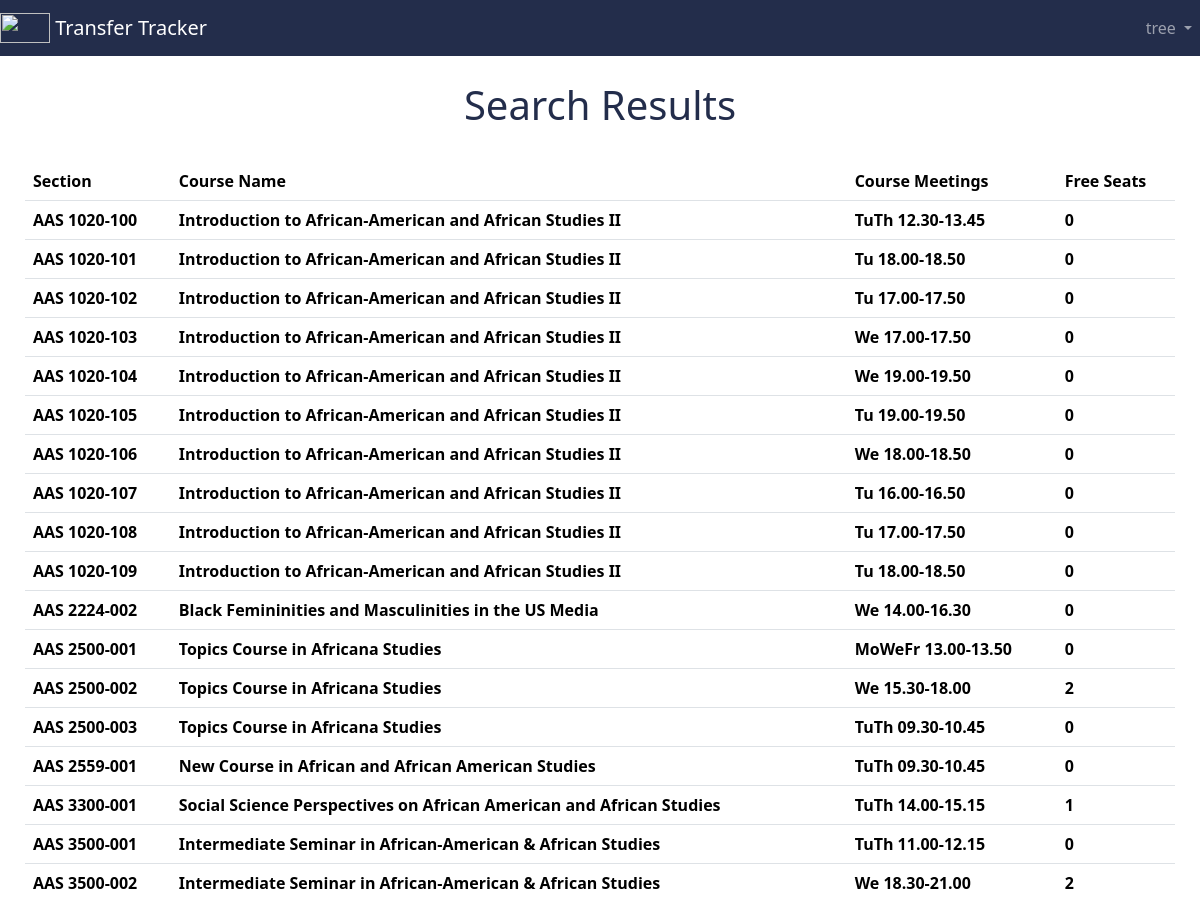
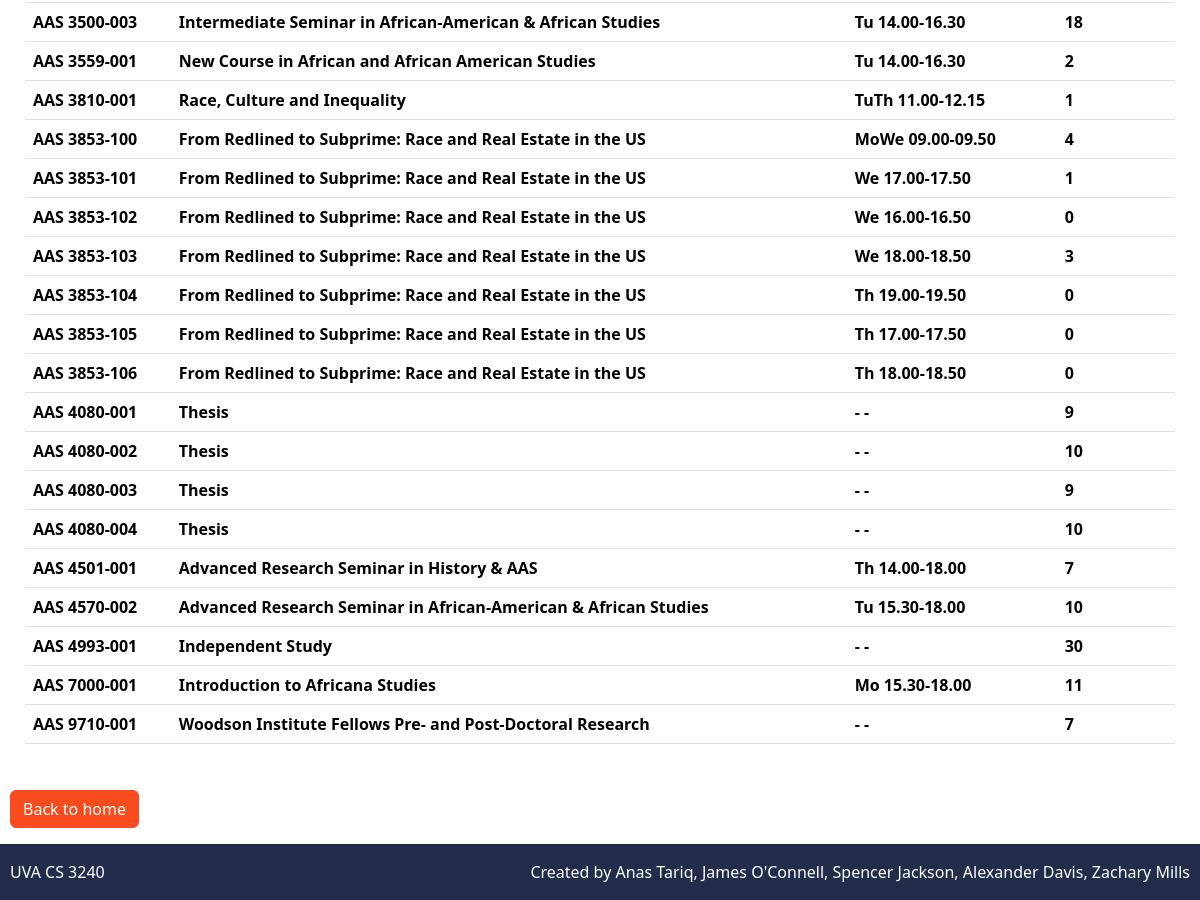
Page /home/seas/results (signed in) on the committed database (2 pictures, top to bottom).
### login/models.py (models this page shows, shortened)
class Offering(models.Model):
    section = models.CharField(max_length=200)
    name = models.CharField(max_length=200)
    day = models.CharField(max_length=200)
    enrollment = models.CharField(max_length=200)
    if_full = models.BooleanField(default=False)

### login/views.py (the view)
# urls.py: path('home/seas/results', views.SeasSearchView.as_view()),
class SeasSearchView(generic.ListView):
    model = Offering
    template_name = 'results.html'
    fields = ['section', 'name', 'day', 'enrollment', 'if_full']
    def get_queryset(self):
        return Offering.objects.all()

### templates/results.html (shortened to what this page needs)
{% load socialaccount %}
{% load bootstrap5 %}
{% bootstrap_css %}
<html>
<body>
<div class="d-flex flex-column mx-auto">
    <div class="d-flex flex-column mx-auto" style="width:100%">
        {% if user.is_authenticated %}
        <div class="d-xxl-flex">
            <nav class="navbar navbar-expand navbar-dark" style="background-color: #232D4B">
                <a class="navbar-brand" href="/home/">
                    <img src="https://dynaimage.cdn.cnn.com/cnn/c_fill,g_auto,w_1200,h_675,ar_16:9/https%3A%2F%2Fcdn.cnn.com%2Fcnnnext%2Fdam%2Fassets%2F200617130257-01-uva-reworked-logo-0616.jpg" width="50" height="30" class="d-inline-block align-top" alt="">
                    Transfer Tracker
                </a>
                <div class="collapse navbar-collapse" id="navbarNavDropdown">
                    <ul class="navbar-nav ms-auto">
                        <li class="nav-item dropdown">
                            <a class="nav-link dropdown-toggle" href="#" id="navbarDropdownMenuLink" role="button" data-bs-toggle="dropdown" aria-expanded="false">
                                {{ user.username }}
                            </a>
                        </li>
                    </ul>
                </div>
            </nav>
        </div>
        <div class="d-flex justify-content-center" style="padding-top:25px;padding-bottom:25px">
            <h1>Search Results</h1>
        </div>
        <div class="d-flex" style="padding-bottom:20px;padding-left:25px;padding-right:25px">
            <table class="table table-hover">
                <tr>
                    <th>Section</th>
                    <th>Course Name</th>
                    <th>Course Meetings</th>
                    <th>Free Seats</th>
                </tr>
                {% for offering in object_list %}
                <tr>
                    <th>{{ offering.section }}</th>
                    <th>{{ offering.name }}</th>
                    <th>{{ offering.day }}</th>
                    <th>{{ offering.enrollment }}</th>
                </tr>
                {% endfor %}
            </table>
        </div>
        {% else %}
        <a href="{% provider_login_url 'google' %}">Login With Google</a>
        {% endif %}
    </div>
    <div class="d-flex" style="padding-left:10px;padding-top:10px">
    <p><a class="btn btn-ora" href="/home" role="button" style="width:100%">
        Back to home
    </a></p>
    </div>
    <div class="d-xxl-flex">
        <nav class="navbar" style="background-color: #232D4B">
            <span class="navbar-text" style="padding-left:10px">UVA CS 3240</span>
            <span class="navbar-text ml-auto" style="padding-right:10px">Created by Anas Tariq, James O'Connell, Spencer Jackson, Alexander Davis, Zachary Mills </span>
        </nav>
    </div>
</div>

### templates/results.html (style rules this page uses)
.btn-ora { background-color: #F84C1E; border-color: #F84C1E; color: white; }
h1 { color: #232D4B; }
.navbar-text { color: white; }

### rows in the picture
Offering: section "AAS 1020-100", name "Introduction to African-American and African Studies II", day "TuTh 12.30-13.45", enrollment "0"
Offering: section "AAS 1020-101", name "Introduction to African-American and African Studies II", day "Tu 18.00-18.50", enrollment "0"
Offering: section "AAS 1020-102", name "Introduction to African-American and African Studies II", day "Tu 17.00-17.50", enrollment "0"
Offering: section "AAS 1020-103", name "Introduction to African-American and African Studies II", day "We 17.00-17.50", enrollment "0"
Offering: section "AAS 1020-104", name "Introduction to African-American and African Studies II", day "We 19.00-19.50", enrollment "0"
Offering: section "AAS 1020-105", name "Introduction to African-American and African Studies II", day "Tu 19.00-19.50", enrollment "0"
Offering: section "AAS 1020-106", name "Introduction to African-American and African Studies II", day "We 18.00-18.50", enrollment "0"
Offering: section "AAS 1020-107", name "Introduction to African-American and African Studies II", day "Tu 16.00-16.50", enrollment "0"
Offering: section "AAS 1020-108", name "Introduction to African-American and African Studies II", day "Tu 17.00-17.50", enrollment "0"
Offering: section "AAS 1020-109", name "Introduction to African-American and African Studies II", day "Tu 18.00-18.50", enrollment "0"
Offering: section "AAS 2224-002", name "Black Femininities and Masculinities in the US Media", day "We 14.00-16.30", enrollment "0"
Offering: section "AAS 2500-001", name "Topics Course in Africana Studies", day "MoWeFr 13.00-13.50", enrollment "0"
Offering: section "AAS 2500-002", name "Topics Course in Africana Studies", day "We 15.30-18.00", enrollment "2"
Offering: section "AAS 2500-003", name "Topics Course in Africana Studies", day "TuTh 09.30-10.45", enrollment "0"
Offering: section "AAS 2559-001", name "New Course in African and African American Studies", day "TuTh 09.30-10.45", enrollment "0"
Offering: section "AAS 3300-001", name "Social Science Perspectives on African American and African Studies", day "TuTh 14.00-15.15", enrollment "1"
Offering: section "AAS 3500-001", name "Intermediate Seminar in African-American & African Studies", day "TuTh 11.00-12.15", enrollment "0"
Offering: section "AAS 3500-002", name "Intermediate Seminar in African-American & African Studies", day "We 18.30-21.00", enrollment "2"
Offering: section "AAS 3500-003", name "Intermediate Seminar in African-American & African Studies", day "Tu 14.00-16.30", enrollment "18"
Offering: section "AAS 3559-001", name "New Course in African and African American Studies", day "Tu 14.00-16.30", enrollment "2"
Offering: section "AAS 3810-001", name "Race, Culture and Inequality", day "TuTh 11.00-12.15", enrollment "1"
Offering: section "AAS 3853-100", name "From Redlined to Subprime: Race and Real Estate in the US", day "MoWe 09.00-09.50", enrollment "4"
Offering: section "AAS 3853-101", name "From Redlined to Subprime: Race and Real Estate in the US", day "We 17.00-17.50", enrollment "1"
Offering: section "AAS 3853-102", name "From Redlined to Subprime: Race and Real Estate in the US", day "We 16.00-16.50", enrollment "0"
Offering: section "AAS 3853-103", name "From Redlined to Subprime: Race and Real Estate in the US", day "We 18.00-18.50", enrollment "3"
Offering: section "AAS 3853-104", name "From Redlined to Subprime: Race and Real Estate in the US", day "Th 19.00-19.50", enrollment "0"
Offering: section "AAS 3853-105", name "From Redlined to Subprime: Race and Real Estate in the US", day "Th 17.00-17.50", enrollment "0"
Offering: section "AAS 3853-106", name "From Redlined to Subprime: Race and Real Estate in the US", day "Th 18.00-18.50", enrollment "0"
Offering: section "AAS 4080-001", name "Thesis", day "- -", enrollment "9"
Offering: section "AAS 4080-002", name "Thesis", day "- -", enrollment "10"
Offering: section "AAS 4080-003", name "Thesis", day "- -", enrollment "9"
Offering: section "AAS 4080-004", name "Thesis", day "- -", enrollment "10"
Offering: section "AAS 4501-001", name "Advanced Research Seminar in History & AAS", day "Th 14.00-18.00", enrollment "7"
Offering: section "AAS 4570-002", name "Advanced Research Seminar in African-American & African Studies", day "Tu 15.30-18.00", enrollment "10"
Offering: section "AAS 4993-001", name "Independent Study", day "- -", enrollment "30"
Offering: section "AAS 7000-001", name "Introduction to Africana Studies", day "Mo 15.30-18.00", enrollment "11"
Offering: section "AAS 9710-001", name "Woodson Institute Fellows Pre- and Post-Doctoral Research", day "- -", enrollment "7"

### other values in the picture
{{ user.username }} "tree"
